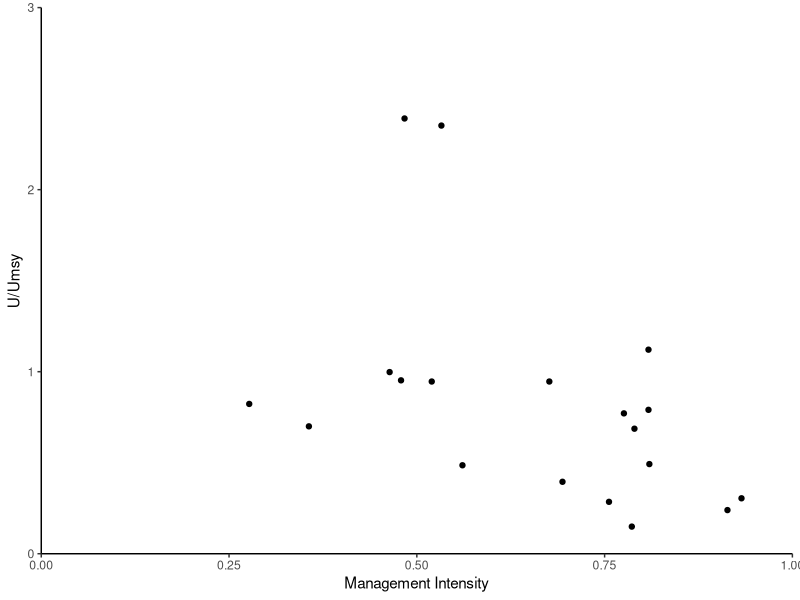

Generate this figure with R:
## ---- chunk 1
#Part 2 
#The Message - The graphs show the geometric means of U/Umsy and B/Bmsy where U = mortality, B = biommass and msy = maximum sustainable yield. The graph is a function of Management Intensity to those two variables. It is showing with increasing management intensity there is a lower U/Umsy and a higher B/Bmsy. Essentially showing that lowering mortality of the stocks can increase biomass of the stocks. 

#Flaws - The 0 on the graphs are not lined up to the bottom of the graph. The Y-axis is also connected between the two graphs when they are representing two different variables and values. I do not think the two graphs being attached help with any interpretations of the graph. The points are means yet the graphs have no standard error lines. 
## ---- chunk 2
library(ggplot2)
#https://www.pnas.org/doi/full/10.1073/pnas.1909726116#data-availability
data <- read.csv("../data/workshop3/Workshop3Data.csv")
attach(data)
plot1 <- ggplot(data = data, aes(x = x, y = y)) +
  geom_point() +
  xlab("Management Intensity") +
  ylab("U/Umsy") +
  theme_classic() +
 scale_x_continuous(expand = c(0, 0), limits = c(0, 1)) +
  scale_y_continuous(expand = c(0, 0), limits = c(0, 3)) 
plot1
